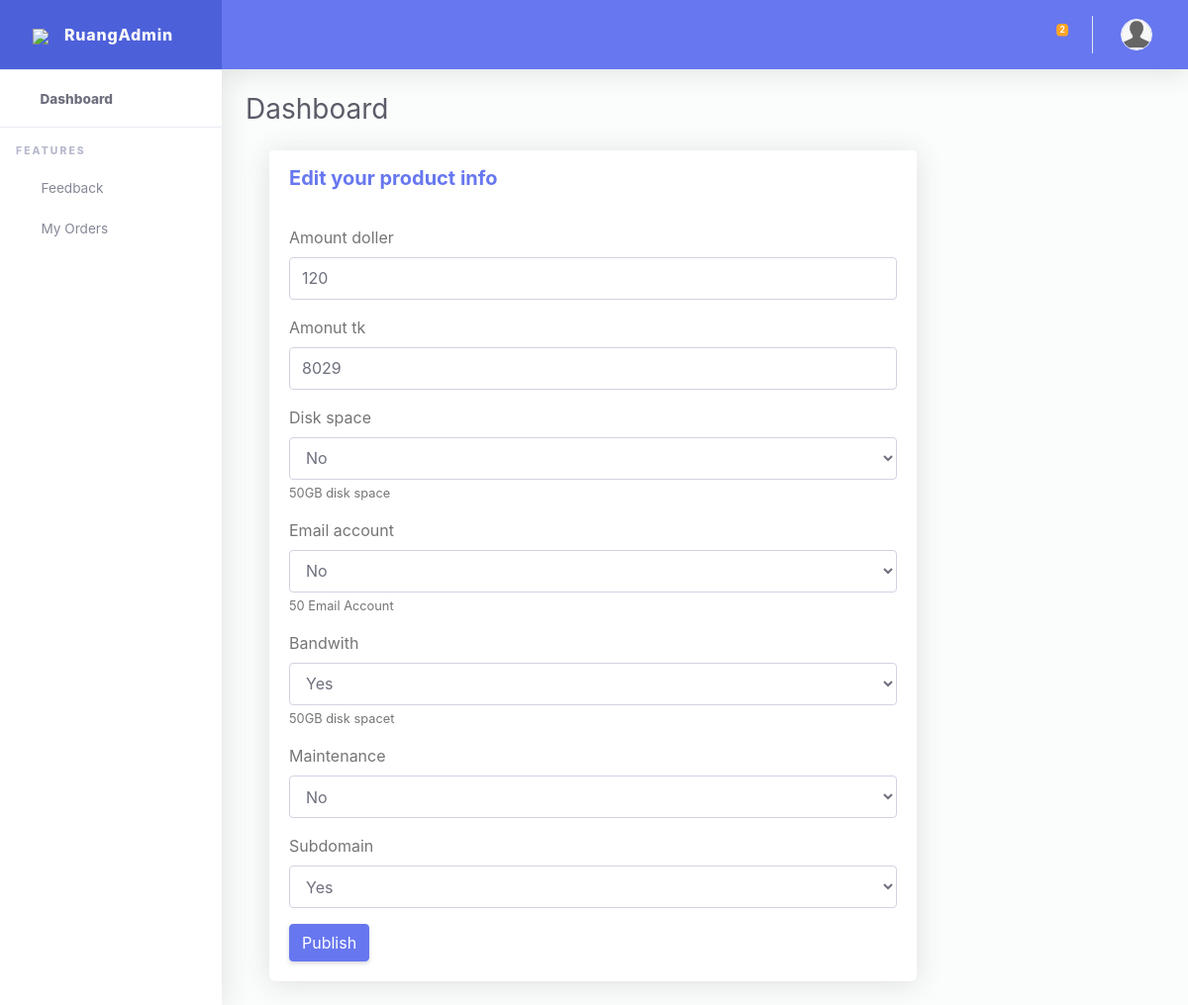
/dashboard/edit-basic-product-info/1/, run on the app's committed database.
### second_app/models.py (models this page shows, shortened)
class BasicProduct(models.Model):
    amount_doller = models.CharField(max_length=100, blank=True, null=True)
    amonut_tk = models.CharField(max_length=100, blank=True, null=True)
    disk_space = models.BooleanField(default=True, help_text="50GB disk space", blank=True, null=True)
    email_account = models.BooleanField(default=True, help_text="50 Email Account", blank=True, null=True)
    bandwith = models.BooleanField(default=True, help_text="50GB disk spacet", blank=True, null=True)
    maintenance = models.BooleanField(default=True, blank=True, null=True)
    subdomain = models.BooleanField(default=True, blank=True, null=True)
    aaa = "BASIC (low budget)"

### dashboard_app/views.py (the view)
# urls.py: path('edit-basic-product-info/<pk>/', views.edit_basic_product_info, name='edit_basic_product_info'),
def edit_basic_product_info(request, pk):
    b_p = BasicProduct.objects.get(id=pk)
    form = ProductBasicForm(instance=b_p)
    if request.method == "POST":
        form = ProductBasicForm(request.POST, instance=b_p)
        form.save()
        messages.info(request, 'Successfully changed!')
        url = f"/dashboard/edit-basic-product-info/{pk}/"
        return redirect('manage_product')
    return render(request, 'dashboard_app/edit_product_info.html', {"form": form})

### dashboard_app/forms.py
class ProductBasicForm(forms.ModelForm):
    class Meta:
        model = BasicProduct
        fields = "__all__"

### core/custommodelserver.py (called while the page is built)
def headfoot(request):
    headerr = Header.objects.last()
    context = {
        'headerr':headerr,
    }
    return context

### dashboard_app/custommodel.py (called while the page is built)
def footer(request):
    footer = Footer.objects.last()
    context = {
        'footer':footer
    }
    return context

### templates/dashboard_app/edit_product_info.html (shortened to what this page needs)
{% extends 'dashboard_base.html' %}
{% load static %}
{% load crispy_forms_tags %}
{% block body_block %}
<div class="container-fluid" id="container-wrapper">
  <div class="row">
    <div class="col-lg-9">
      <div class="card mb-4">
        <div class="card-header py-3 d-flex flex-row align-items-center justify-content-between">
          <h5 class="m-0 font-weight-bold text-primary">Edit your product info </h5>
        </div>
        <div class="card-body">
          <form method="POST" enctype="multipart/form-data">
            {{form|crispy}}
            <button type="submit" class="btn btn-primary">Publish</button>
          </form>
        </div>
      </div>
  </div>
</div>
{% endblock %}

### data on the page
BasicProduct: amount_doller "120", amonut_tk "8029", disk_space "No", email_account "No", bandwith "Yes", maintenance "No", subdomain "Yes"
